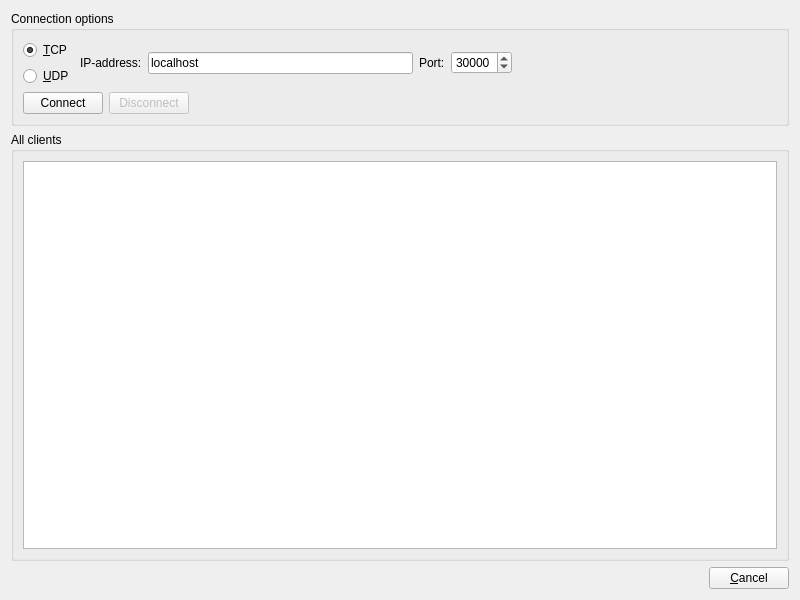
<?xml version="1.0" encoding="UTF-8"?>
<ui version="4.0">
 <class>ClientWidget</class>
 <widget class="QWidget" name="ClientWidget">
  <property name="geometry">
   <rect>
    <x>0</x>
    <y>0</y>
    <width>800</width>
    <height>600</height>
   </rect>
  </property>
  <property name="minimumSize">
   <size>
    <width>800</width>
    <height>600</height>
   </size>
  </property>
  <property name="windowTitle">
   <string>Client</string>
  </property>
  <layout class="QVBoxLayout" name="verticalLayout_4">
   <item>
    <widget class="QGroupBox" name="settingsGroupBox">
     <property name="title">
      <string>Connection options</string>
     </property>
     <layout class="QVBoxLayout" name="verticalLayout_3">
      <item>
       <layout class="QHBoxLayout" name="horizontalLayout_2">
        <item>
         <layout class="QVBoxLayout" name="verticalLayout">
          <item>
           <widget class="QRadioButton" name="tcpRadioButton">
            <property name="text">
             <string>&amp;TCP</string>
            </property>
            <property name="checked">
             <bool>true</bool>
            </property>
           </widget>
          </item>
          <item>
           <widget class="QRadioButton" name="udpRadioButton">
            <property name="text">
             <string>&amp;UDP</string>
            </property>
           </widget>
          </item>
         </layout>
        </item>
        <item>
         <layout class="QHBoxLayout" name="horizontalLayout_3">
          <item>
           <widget class="QLabel" name="addressLabel">
            <property name="text">
             <string>IP-address:</string>
            </property>
           </widget>
          </item>
          <item>
           <widget class="QLineEdit" name="addressLineEdit">
            <property name="text">
             <string>localhost</string>
            </property>
            <property name="placeholderText">
             <string>localhost</string>
            </property>
           </widget>
          </item>
          <item>
           <widget class="QLabel" name="portLabel">
            <property name="text">
             <string>Port:</string>
            </property>
           </widget>
          </item>
          <item>
           <widget class="QSpinBox" name="portSpinBox">
            <property name="minimum">
             <number>1</number>
            </property>
            <property name="maximum">
             <number>65535</number>
            </property>
            <property name="value">
             <number>30000</number>
            </property>
           </widget>
          </item>
          <item>
           <spacer name="horizontalSpacer_3">
            <property name="orientation">
             <enum>Qt::Horizontal</enum>
            </property>
            <property name="sizeHint" stdset="0">
             <size>
              <width>40</width>
              <height>20</height>
             </size>
            </property>
           </spacer>
          </item>
         </layout>
        </item>
       </layout>
      </item>
      <item>
       <layout class="QHBoxLayout" name="horizontalLayout_4">
        <item>
         <widget class="QPushButton" name="connectButton">
          <property name="text">
           <string>Connect</string>
          </property>
         </widget>
        </item>
        <item>
         <widget class="QPushButton" name="disconnectButton">
          <property name="enabled">
           <bool>false</bool>
          </property>
          <property name="text">
           <string>Disconnect</string>
          </property>
         </widget>
        </item>
        <item>
         <spacer name="horizontalSpacer_4">
          <property name="orientation">
           <enum>Qt::Horizontal</enum>
          </property>
          <property name="sizeHint" stdset="0">
           <size>
            <width>40</width>
            <height>20</height>
           </size>
          </property>
         </spacer>
        </item>
       </layout>
      </item>
     </layout>
    </widget>
   </item>
   <item>
    <widget class="QGroupBox" name="infoGroupBox">
     <property name="title">
      <string>All clients</string>
     </property>
     <layout class="QVBoxLayout" name="verticalLayout_2">
      <item>
       <widget class="QTableWidget" name="tableWidget"/>
      </item>
     </layout>
    </widget>
   </item>
   <item>
    <layout class="QHBoxLayout" name="horizontalLayout">
     <item>
      <spacer name="horizontalSpacer">
       <property name="orientation">
        <enum>Qt::Horizontal</enum>
       </property>
       <property name="sizeHint" stdset="0">
        <size>
         <width>40</width>
         <height>20</height>
        </size>
       </property>
      </spacer>
     </item>
     <item>
      <widget class="QPushButton" name="cancelButton">
       <property name="text">
        <string>&amp;Cancel</string>
       </property>
      </widget>
     </item>
    </layout>
   </item>
  </layout>
 </widget>
 <resources/>
 <connections/>
</ui>
